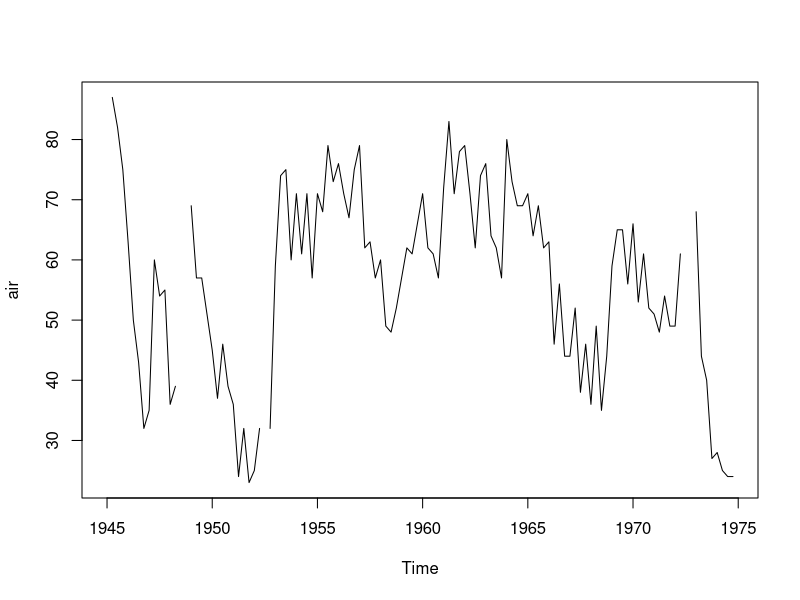
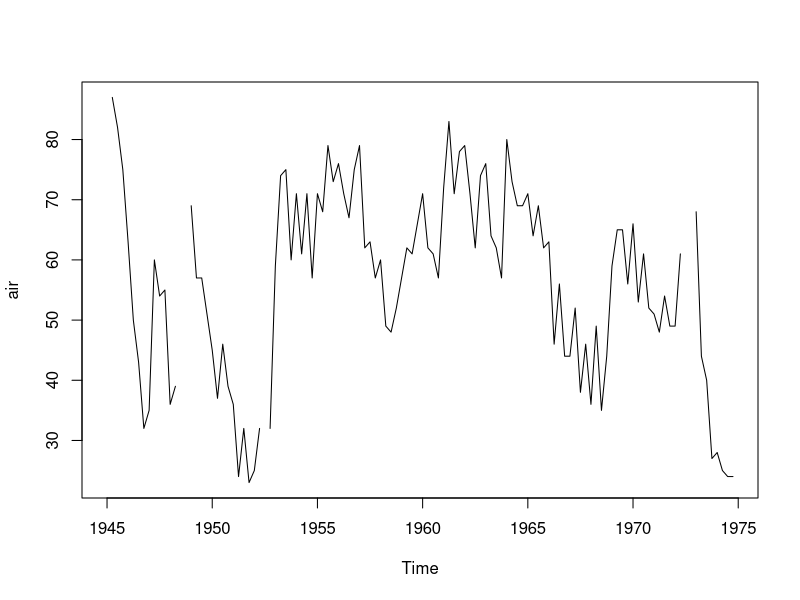
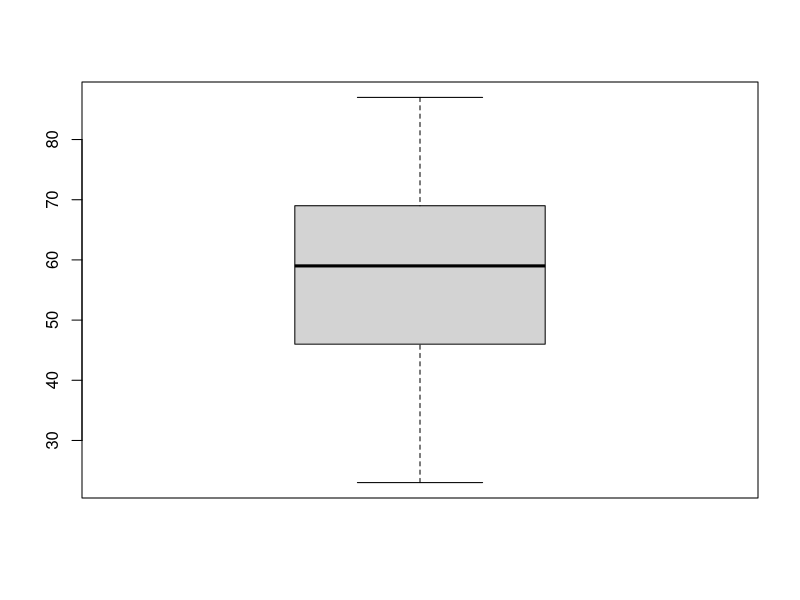
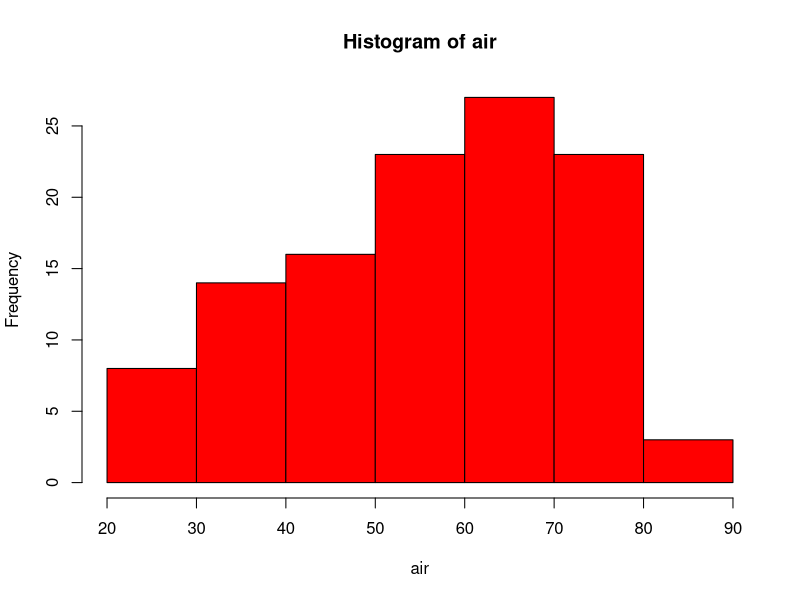

Generate these figures, in order, with R:
##Descriptive statistics-AirPassengers


air<- datasets::presidents


head(air)

tail(air)


summary(air)

head(air)

plot(air)

plot(air, type='l')

boxplot(air)

boxplot.stats(air)$out

hist(air, col='red')

